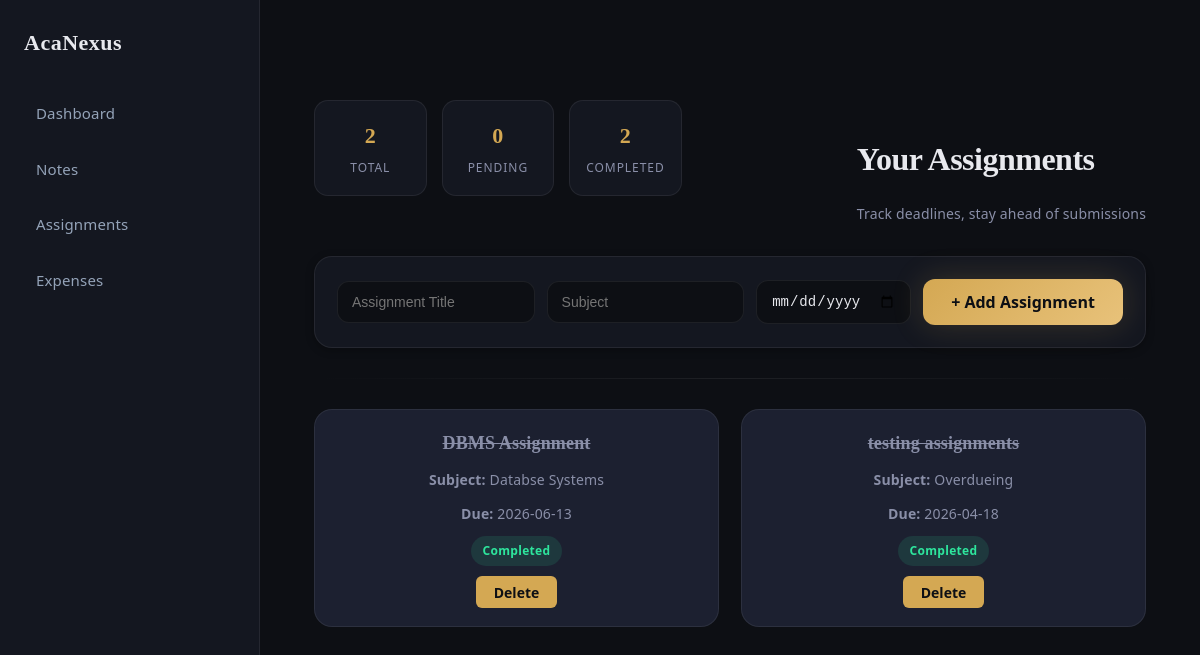
/assignments, run on an earlier commit of the app's database.
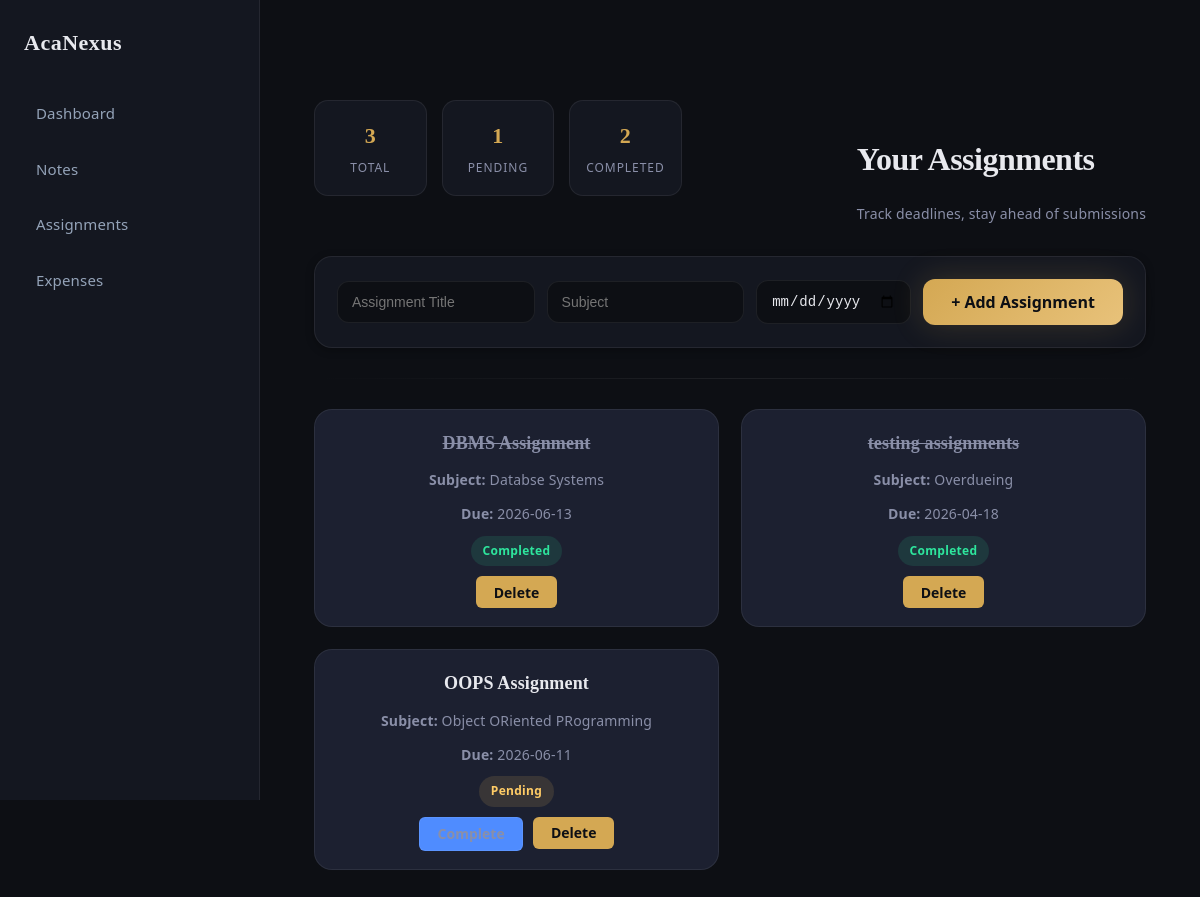
And on a later commit of the database.
### tables this page shows
CREATE TABLE assignments (
    id INTEGER PRIMARY KEY AUTOINCREMENT,
    title TEXT NOT NULL,
    subject TEXT NOT NULL,
    due_date TEXT NOT NULL,
    status TEXT DEFAULT 'Pending'
);

### app.py (the view, shortened to what this page needs)
@app.route("/assignments", methods=["GET", "POST"])
def assignments():
    conn = sqlite3.connect("database/acanexus.db")
    cursor = conn.cursor()
    cursor.execute("SELECT * FROM assignments")
    assignments = cursor.fetchall()
    today = date.today().isoformat()
    conn.close()
    return render_template(
        "assignments.html",
        assignments=assignments,
        today=today
    )

### templates/assignments.html
{% extends "base.html" %} {% block content %}
<section class="assignments-page">
  <div class="container">
    <div class="assignments-topbar">
      <div class="assignments-stats">
        <div class="stat-box">
          <h3>{{ assignments|length }}</h3>
          <p>Total</p>
        </div>
        <div class="stat-box">
          <h3>
            {{ assignments | selectattr(4, "equalto", "Pending") | list | length
            }}
          </h3>
          <p>Pending</p>
        </div>
        <div class="stat-box">
          <h3>
            {{ assignments | selectattr(4, "equalto", "Completed") | list |
            length }}
          </h3>
          <p>Completed</p>
        </div>
      </div>
      <div>
        <h2>Your Assignments</h2>
        <p class="section-sub">Track deadlines, stay ahead of submissions</p>
      </div>
    </div>
    <div class="assignment-form-card">
      <form method="POST" class="assignment-form">
        <input
          type="text"
          name="title"
          placeholder="Assignment Title"
          required
        />
        <input type="text" name="subject" placeholder="Subject" required />
        <input type="date" name="due_date" required />
        <button type="submit" class="btn btn-gold">+ Add Assignment</button>
      </form>
    </div>
    <hr class="divider" />
    <div class="assignments-grid">
      {% if assignments|length == 0 %}
      <div class="assignments-empty">
        <h3>No Assignments Yet</h3>
        <p>Add your first assignment and stay ahead 🚀</p>
      </div>
      {% else %} {% for assignment in assignments %}
      <div class="assignment-card">
        <h3 class="assignment-title">{{ assignment[1] }}</h3>
        <p class="assignment-meta">
          <strong>Subject:</strong> {{ assignment[2] }}
        </p>
        <p class="assignment-meta"><strong>Due:</strong> {{ assignment[3] }}</p>
        {% if assignment[4] == "Completed" %}
        <span class="status-pill done">Completed</span>
        {% elif assignment[3] < today %}
        <span class="status-pill overdue">Overdue</span>
        {% else %}
        <span class="status-pill pending">Pending</span>
        {% endif %}
        <div class="assignment-actions">
          {% if assignment[4] == "Pending" %}
          <a href="/complete_assignment/{{ assignment[0] }}">
            <button class="btn btn-outline-sm">Complete</button>
          </a>
          {% endif %}
          <a
            href="/delete_assignment/{{ assignment[0] }}"
            onclick="return confirm('Delete this assignment?');"
          >
            <button class="btn btn-primary-sm">Delete</button>
          </a>
        </div>
      </div>
      {% endfor %} {% endif %}
    </div>
  </div>
</section>
{% endblock %}

### templates/base.html (shortened to what this page needs)
<!doctype html>
<html>
  <head>
    <link
      rel="stylesheet"
      href="{{ url_for('static', filename='css/style.css') }}"
    />
    <link
      rel="stylesheet"
      href="{{ url_for('static', filename='css/assignments.css') }}"
    />
  </head>
  <body>
    <div class="dashboard-container">
      <div class="sidebar">
        <h2>AcaNexus</h2>
        <ul>
          <li>
            <a href="/dashboard">Dashboard</a>
          </li>
          <li>
            <a href="/notes">Notes</a>
          </li>
          <li>
            <a href="/assignments">Assignments</a>
          </li>
          <li>
            <a href="/expenses">Expenses</a>
          </li>
        </ul>
      </div>
      <div class="main-content">{% block content %} {% endblock %}</div>
    </div>
  </body>
</html>

### static/css/style.css (style rules this page uses)
html { -webkit-font-smoothing: antialiased; -moz-osx-font-smoothing: grayscale; text-rendering: optimizeLegibility; }
body { letter-spacing: 0.01em; }
section { position: relative; }
html { scroll-padding-top: var(--nav-height); }

### static/css/assignments.css (style rules this page uses)
.assignments-page { padding: 50px 0; color: var(--clr-text); }
.assignments-topbar { display: flex; justify-content: space-between; align-items: flex-end; margin-bottom: 30px; }
.assignments-topbar h2 { font-family: var(--ff-display); font-size: 32px; letter-spacing: -0.5px; }
.assignments-topbar .section-sub { color: var(--clr-text-muted); font-size: 14px; }
.assignment-form-card { background: var(--clr-surface); border: 1px solid var(--clr-border); border-radius: 18px; padding: 22px; margin-bottom: 30px; box-shadow: var(--shadow-sm); }
.assignment-form { display: grid; grid-template-columns: 2fr 2fr 1fr auto; gap: 12px; align-items: center; }
.assignment-form input { padding: 12px 14px; border-radius: 12px; border: 1px solid var(--clr-border); background: var(--clr-bg); color: var(--clr-text); outline: none; transition: 0.2s ease; }
.divider { border: none; height: 1px; background: linear-gradient( 90deg, transparent, var(--clr-border), transparent ); margin: 30px 0; }
.assignments-grid { display: grid; grid-template-columns: repeat(auto-fit, minmax(300px, 1fr)); gap: 22px; }
.assignment-card { background: var(--clr-surface-2); border: 1px solid var(--clr-border); border-radius: 18px; padding: 18px; display: flex; flex-direction: column; gap: 10px; transition: 0.25s ease; position: relative; overflow: hidden; }
.assignment-card::before { content: ""; position: absolute; inset: 0; background: radial-gradient( circle at top left, rgba(212,168,83,0.08), transparent 60% ); opacity: 0; transition: 0.3s ease; }
.assignment-title { font-family: var(--ff-display); font-size: 18px; font-weight: 700; }
.assignment-meta { font-size: 14px; color: var(--clr-text-muted); }
.status-pill { display: inline-flex; align-items: center; padding: 5px 12px; border-radius: 999px; font-size: 12px; font-weight: 600; width: fit-content; letter-spacing: 0.3px; }
.status-pill.done { background: rgba(46, 229, 157, 0.12); color: #2ee59d; }
.status-pill.pending { background: rgba(255, 204, 102, 0.12); color: #ffcc66; }
.assignment-actions { margin-top: auto; display: flex; gap: 10px; flex-wrap: wrap; }
.assignment-actions a { text-decoration: none; }
.assignment-card { animation: fadeUp 0.5s ease forwards; opacity: 0; transform: translateY(18px); }
.assignment-card:nth-child(1) { animation-delay: 0.05s; }
.assignment-card:nth-child(2) { animation-delay: 0.1s; }
.assignment-card:nth-child(3) { animation-delay: 0.15s; }
.assignment-card:has(.status-pill.done) { opacity: 0.75; }
.assignment-card:has(.status-pill.done) .assignment-title { text-decoration: line-through; color: var(--clr-text-muted); }
.assignment-actions button { transition: 0.2s ease; }
.assignments-stats { display: grid; grid-template-columns: repeat(3, 1fr); gap: 15px; margin: 20px 0 30px; }
.stat-box { background: var(--clr-surface); border: 1px solid var(--clr-border); border-radius: 14px; padding: 16px; text-align: center; transition: 0.2s ease; }
.stat-box h3 { font-size: 22px; font-family: var(--ff-display); color: var(--clr-gold); margin-bottom: 4px; }
.stat-box p { font-size: 12px; color: var(--clr-text-muted); letter-spacing: 0.08em; text-transform: uppercase; }

### static/css/layout.css (style rules this page uses)
.dashboard-container { display: flex; min-height: 100vh; background: var(--clr-bg); }
.sidebar { width: 260px; height: 100vh; position: fixed; left: 0; top: 0; background: var(--clr-surface); border-right: 1px solid var(--clr-border); padding: 24px; display: flex; flex-direction: column; gap: 20px; z-index: 100; }
.sidebar h2 { font-family: var(--ff-display); font-size: 22px; color: var(--clr-text); letter-spacing: 0.5px; }
.sidebar ul { list-style: none; display: flex; flex-direction: column; gap: 10px; margin-top: 10px; }
.sidebar a { display: block; padding: 10px 12px; border-radius: var(--radius-md); color: var(--clr-muted); font-size: 15px; transition: all var(--tr-base); }
.main-content { flex: 1; margin-left: 260px; padding: 30px; min-height: 100vh; background: var(--clr-bg); }

What changed in the data, as far as the page shows it:
added assignments: title "OOPS Assignment", subject "Object ORiented PRogramming", due_date "2026-06-11", status "Pending"
Also different on the page:
{{ assignments|length }}: "2" → "3"
{{ assignments | selectattr(4, "equalto", "Pending") | list | length }}: "0" → "1"
